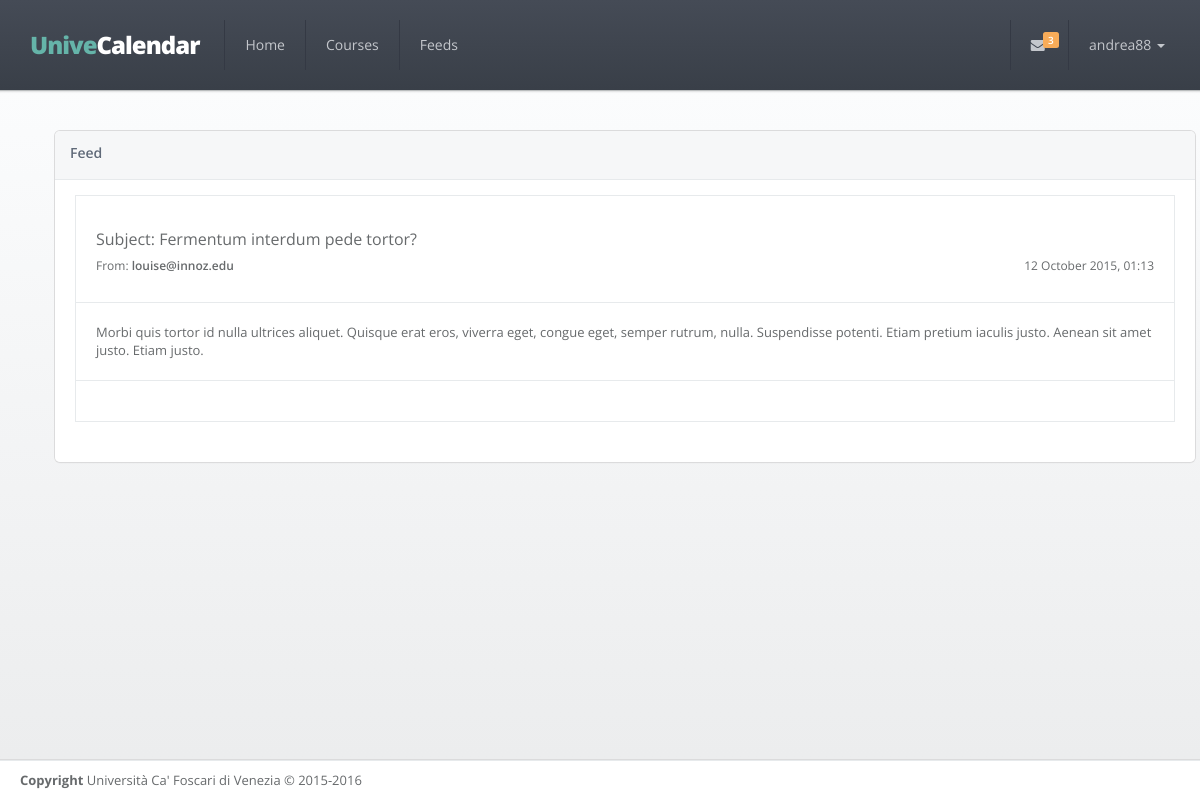
The app's page /feed/2 (signed in) with its own data.
### app/models.py (models this page shows, shortened)
class User(UserMixin, db.Model):
    __tablename__ = 'users'
    id = db.Column(db.Integer, primary_key=True)
    email = db.Column(db.String(64), unique=True)
    username = db.Column(db.String(64), unique=True)
    password_hash = db.Column(db.String(128))
    confirmed = db.Column(db.Boolean, default=False)
    member_since = db.Column(db.DateTime(), default=datetime.utcnow)
    last_seen = db.Column(db.DateTime(), default=datetime.utcnow)
    avatar_hash = db.Column(db.String(32))
    telegram_chat_id = db.Column(db.String(64))
    courses = db.relationship('Course',
                              backref='user_id',
                              secondary=follows,
                              lazy='dynamic')
    feeds = db.relationship('Feed',
                            backref='user_id',
                            secondary=reads,
                            lazy='dynamic')
    @property
    def password(self):
        raise AttributeError('Not readable')
    def read(self, feed):
        if not self.has_read(feed):
            self.feeds.append(feed)
            db.session.add(feed)
            db.session.commit()
            return True
        return False
    def has_read(self, feed):
        return self.feeds.filter_by(id=feed.id).first() is not None
    def ping(self):
        self.last_seen = datetime.utcnow()
        db.session.add(self)

class Feed(db.Model):
    __tablename__ = 'feeds'
    id = db.Column(db.Integer, primary_key=True)
    title = db.Column(db.String(64))
    body = db.Column(db.Text)
    timestamp = db.Column(db.DateTime, index=True, default=datetime.utcnow)
    professor_id = db.Column(db.Integer, db.ForeignKey('professors.id'))
    users = db.relationship('User',
                            secondary=reads,
                            backref=db.backref('feed_id', lazy='dynamic'),
                            lazy='dynamic')
    @property
    def author(self):
        return self.professor.first_name + ' ' + self.professor.last_name
    @property
    def contact(self):
        return self.professor.email
    @property
    def gravatar(self):
        return self.professor.gravatar()

class Professor(db.Model):
    __tablename__ = 'professors'
    id = db.Column(db.Integer, primary_key=True)
    first_name = db.Column(db.String(64))
    last_name = db.Column(db.String(64))
    email = db.Column(db.String(64), unique=True)
    avatar_hash = db.Column(db.String(32))
    courses = db.relationship('Course',
                              backref='professor',
                              lazy='joined')
    feeds = db.relationship('Feed',
                            backref='professor',
                            lazy='dynamic')
    def gravatar(self, size=100, default='identicon', rating='g'):
        if request.is_secure:
            url = 'https://secure.gravatar.com/avatar'
        else:
            url = 'http://www.gravatar.com/avatar'
        hash = self.avatar_hash or hashlib.md5(
            self.email.encode('utf-8')).hexdigest()
        return '{url}/{hash}?s={size}&d={default}&r={rating}'.format(
            url=url, hash=hash, size=size, default=default, rating=rating)

### app/main/views.py (the view)
@main.route('/feed/<int:id>')
@login_required
def feed(id):
    feed = Feed.query.get_or_404(id)
    current_user.read(feed)
    return render_template('feed.html', feed=feed)

### app/auth/views.py (called while the page is built)
@auth.before_app_request
def before_request():
    if current_user.is_authenticated:
        current_user.ping()
        if not current_user.confirmed \
                and request.endpoint[:5] != 'auth.' \
                and request.endpoint != 'static':
            return redirect(url_for('auth.unconfirmed'))

### app/main/views.py (called while the page is built)
@babel.localeselector
def get_locale():
    return request.accept_languages.best_match(
        current_app.config['LANGUAGES'].keys())

@main.after_app_request
def after_request(response):
    for query in get_debug_queries():
        if query.duration >= current_app.config['SLOW_DB_QUERY_TIME']:
            current_app.logger.warning(
                'Slow query: %s\nParameters: %s\nDuration: %fs\nContext: %s\n'
                % (query.statement, query.parameters, query.duration,
                   query.context))
    return response

@main.before_request
@login_required
def before_request():
    g.unread = count_unread_feeds()
    g.latest = get_latest_feeds(3)
    g.locale = get_locale()

def user_feeds_query():
    if not current_user.courses.count():
        return
    professor_ids = set([c.professor_id for c in current_user.courses])
    return Feed.query.filter(Feed.professor_id.in_(professor_ids))

def get_latest_feeds(n=5):
    query = user_feeds_query()
    if query is not None:
        return query.order_by(Feed.timestamp.desc()).limit(n).all()

def count_unread_feeds():
    query = user_feeds_query()
    if query is not None:
        return query.filter(~Feed.users.contains(current_user)).count()

### app/models.py (called while the page is built)
@login_manager.user_loader
def load_user(user_id):
    return User.query.get(int(user_id))

### app/templates/feed.html (shortened to what this page needs)
{% extends 'base.html' %}
{% set active_page='Feed' %}
{% block content %}
    <div class="row">
        <div class="col-lg-12 animated fadeInRight">
            <div class="ibox float-e-margins">
                <div class="ibox-title">
                    <h5>{{ gettext('Feed') }}</h5>
                </div>
                <div class="ibox-content">
                    <div class="mail-box-header">
                        <div class="mail-tools tooltip-demo">
                            <h3>
                                <span class="font-noraml">{{ gettext('Subject:') }} {{ feed.title }} </span>
                            </h3>
                            <h5>
                                <span class="pull-right font-noraml">{{ moment(feed.timestamp).format('D MMMM YYYY, hh:mm ') }}</span>
                                <span class="font-noraml">{{ gettext('From: ') }} </span>{{ feed.contact }}
                            </h5>
                        </div>
                    </div>
                    <div class="mail-box">
                        <div class="mail-body">
                            {{ feed.body }}
                        </div>
                        <div class="mail-body text-right tooltip-demo">
                        </div>
                    </div>
                </div>
            </div>
        </div>
    </div>
{% endblock %}

### app/templates/base.html (shortened to what this page needs)
{% import "_macros.html" as macros %}
<!DOCTYPE html>
<html>
<head>
    {% block styles %}
        <link rel="stylesheet" href="https://maxcdn.bootstrapcdn.com/bootstrap/3.3.5/css/bootstrap.min.css" >
        <link rel="stylesheet" href="https://maxcdn.bootstrapcdn.com/font-awesome/4.4.0/css/font-awesome.min.css">
        <link href="{{ url_for('static', filename='css/animate.css') }}" rel="stylesheet">
        <link href="{{ url_for('static', filename='css/style.css') }}" rel="stylesheet">
    {% endblock %}
</head>
{% block body %}
    <body class="top-navigation">
    <div id="wrapper">
        <div id="page-wrapper" class="gray-bg">
            <div class="row border-bottom fancy-bg">
                <nav class="navbar navbar-static-top" role="navigation">
                    <div class="navbar-header">
                        <a href="{{ url_for('main.index') }}" class="navbar-brand" style="font-size: 24px">
                            <span class="text-navy">Unive</span>Calendar
                        </a>
                    </div>
                    <div class="navbar-collapse collapse" id="navbar">
                        {% set navigation_bar = [
                            (url_for('main.index'), 'home', 'Home'),
                            (url_for('main.courses'), 'courses', gettext('Courses')),
                            (url_for('main.feeds'), 'feeds', gettext('Feeds'))
                        ] -%}
                        <ul class="nav navbar-nav">
                            {% for href, id, caption in navigation_bar %}
                                <li{% if id == active_page %} class="active"{% endif %}>
                                    <a aria-expanded="false" role="button" href="{{ href|e }}">{{ caption|e }}
                                    </a>
                                </li>
                            {% endfor %}
                        </ul>
                        <ul class="nav navbar-top-links navbar-right">
                            <li class="dropdown">
                                <a class="dropdown-toggle count-info" data-toggle="dropdown" href="#">
                                    <i class="fa fa-envelope"></i>
                                    {% if g.unread %}
                                        <span class="label label-warning">{{ g.unread }}</span>
                                    {% endif %}
                                </a>
                            </li>
                            <li class="dropdown">
                                <a aria-expanded="false" role="button" href="#" class="dropdown-toggle" data-toggle="dropdown">{{ current_user.username }} <span class="caret"></span></a>
                            </li>
                        </ul>
                    </div>
                </nav>
            </div>
            <div class="wrapper wrapper-content">
                <div class="container">
                    {% block content %}
                    {% endblock %}
                </div>
            </div>
            <div class="footer">
                <div>
                    <strong>Copyright</strong> Università Ca' Foscari di Venezia &copy; 2015-2016
                </div>
            </div>
        </div>
    </div>
    </body>
{% endblock %}
</html>

### records on screen
User: username "andrea88"
Feed: title "Fermentum interdum pede tortor?", timestamp "12 October 2015, 01:13", body "Morbi quis tortor id nulla ultrices aliquet. Quisque erat eros, viverra eget, congue eget, semper rutrum, nulla. Suspendisse potenti. Etiam pretium iaculis justo. Aenean sit amet justo. Etiam justo."
Professor: contact "louise@innoz.edu"

### other values on screen
{{ caption|e }} "Home" "Courses" "Feeds"
{{ g.unread }} "3"
{{ gettext('Feed') }} "Feed"
{{ gettext('Subject:') }} "Subject:"
{{ gettext('From: ') }} "From:"
